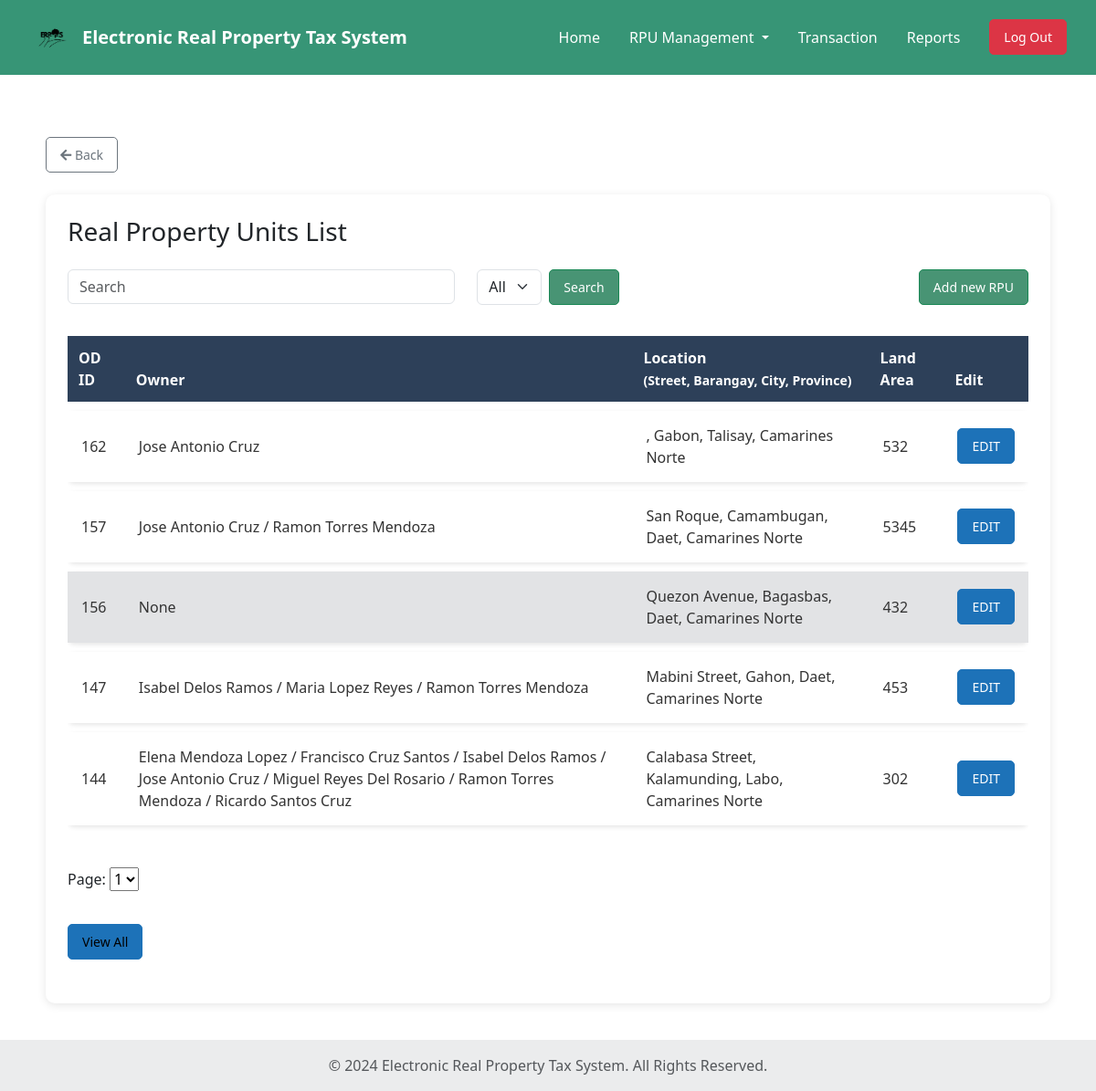
Before: /Municipal/Real-Property-Unit-List.php (signed in) with the older database file.
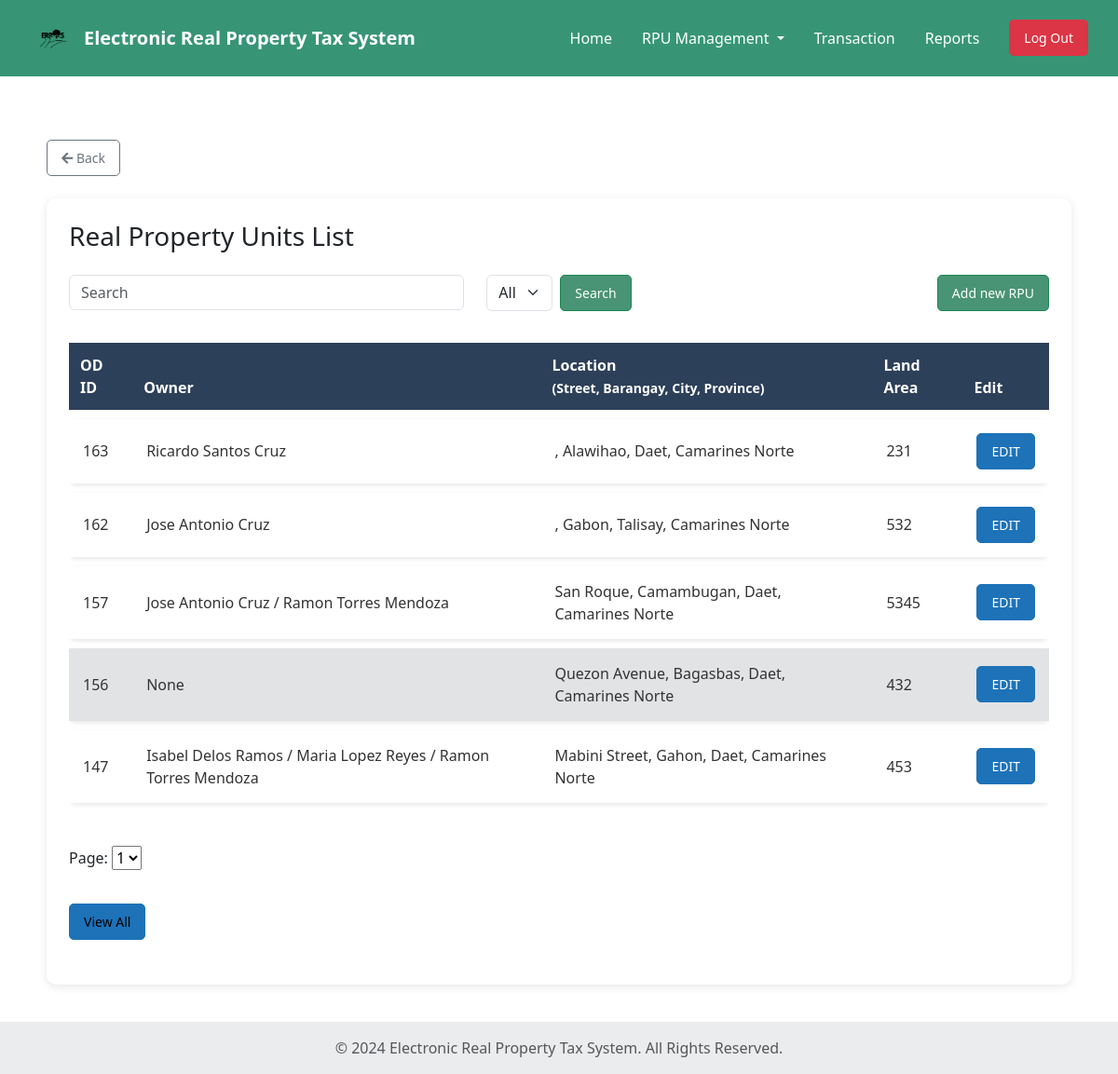
After: the same page with the newer database file.
### tables this page shows
CREATE TABLE `p_info` (
  `p_id` int(50) NOT NULL,
  `house_no` int(10) NOT NULL,
  `block_no` int(10) NOT NULL,
  `province` varchar(30) NOT NULL,
  `city` varchar(30) NOT NULL,
  `district` varchar(30) NOT NULL,
  `barangay` varchar(30) NOT NULL,
  `street` varchar(50) NOT NULL,
  `house_tag_no` int(10) NOT NULL,
  `land_area` int(50) NOT NULL,
  `desc_land` varchar(50) NOT NULL,
  `documents` varchar(30) NOT NULL,
  `created_at` timestamp NOT NULL DEFAULT current_timestamp(),
  `updated_at` timestamp NOT NULL DEFAULT current_timestamp() ON UPDATE current_timestamp(),
  `is_active` tinyint(1) NOT NULL DEFAULT 1,
  `disabled_at` datetime DEFAULT NULL,
  `disabled_by` int(11) DEFAULT NULL
);

### Municipal/Real-Property-Unit-List.php (the view, shortened to what this page needs)
<?php
$conn = Database::getInstance();
$sql = "
SELECT
  p.p_id,
  p.street,
  p.block_no,
  p.barangay,
  p.province,
  p.city,
  p.district,
  p.land_area,
  p.is_active,
  GROUP_CONCAT(DISTINCT CONCAT(o.own_fname, ' ', o.own_mname, ' ', o.own_surname) SEPARATOR ' / ') AS owner
FROM p_info p
LEFT JOIN faas f ON f.pro_id = p.p_id
LEFT JOIN propertyowner po ON po.property_id = p.p_id
LEFT JOIN owners_tb o ON o.own_id = po.owner_id
GROUP BY p.p_id
ORDER BY p.p_id DESC
";
$propertyUnits = [];
$result = $conn->query($sql);
if ($result) {
  if ($result->num_rows > 0) {
    while ($row = $result->fetch_assoc()) {
      $row['owner'] = isset($row['owner']) ? $row['owner'] : '';
      $propertyUnits[] = $row;
    }
  } else {
    $propertyUnits = [];
  }
} else {
  echo "SQL error: " . $conn->error;
  $propertyUnits = [];
}
?>
<!doctype html>
<html lang="en">
<head>
  <link rel="stylesheet" href="https://cdnjs.cloudflare.com/ajax/libs/font-awesome/5.15.4/css/all.min.css">
  <link href="https://cdn.jsdelivr.net/npm/bootstrap@5.3.2/dist/css/bootstrap.min.css" rel="stylesheet">
  <link href="https://cdn.jsdelivr.net/npm/bootstrap@5.3.0-alpha1/dist/css/bootstrap.min.css" rel="stylesheet"
>
  <link rel="stylesheet" href="main_layout.css">
  <link rel="stylesheet" href="header.css">
  <link rel="stylesheet" href="Real-Property-Unit-List.css">
</head>
<body>
  <?php include 'header.php'; ?>
  <section class="container mt-5">
    <div class="mb-4 d-flex justify-content-start">
      <a href="Home.php" class="btn btn-outline-secondary btn-sm">
        <i class="fas fa-arrow-left"></i> Back
      </a>
    </div>
    <div class="card p-4">
      <h3 class="mb-4">Real Property Units List</h3>
      <div class="form-row mb-4">
        <div class="row mb-4 align-items-center">
          <div class="col-12 col-md-6 col-lg-5 mb-2 mb-md-0">
            <input type="text" class="form-control" id="searchInput" placeholder="Search" onkeyup="filterTable()">
          </div>
          <div class="col-8 col-sm-6 col-md-3 col-lg-2 mb-2 mb-md-0">
            <div class="d-flex">
              <select class="form-select me-2" id="barangayDropdown" name="barangay">
                <option selected value="">All Barangay</option>
              </select>
              <button type="button" class="btn btn-success" onclick="filterTable()">Search</button>
            </div>
          </div>
          <div class="col-12 col-md-3 col-lg-5 text-md-end">
            <a href="Add-New-Real-Property-Unit.php" class="btn btn-success">Add new RPU</a>
          </div>
        </div>
        <div class="table-responsive">
          <table class="table table-bordered text-start modern-table" id="propertyTable">
            <thead>
              <tr>
                <th>OD ID</th>
                <th>Owner</th>
                <th>Location <br><small>(Street, Barangay, City, Province)</small></th>
                <th>Land Area</th>
                <th>Edit</th>
              </tr>
            </thead>
            <tbody id="tableBody">
              <?php foreach ($propertyUnits as $unit):
                $ownerRaw = isset($unit['owner']) ? $unit['owner'] : '';
                $owner = trim((string) $ownerRaw) !== '' ? $ownerRaw : 'None';
                $rowClass = ($unit['is_active'] == 0) ? 'table-secondary' : '';
              ?>
                <tr class="<?= $rowClass ?>">
                  <td><?= htmlspecialchars($unit['p_id']) ?></td>
                  <td><?= htmlspecialchars($owner) ?></td>
                  <td>
                    <?= htmlspecialchars("{$unit['street']}, {$unit['barangay']}, {$unit['city']}, {$unit['province']}") ?>
                  </td>
                  <td><?= htmlspecialchars($unit['land_area']) ?></td>
                  <td><a href="FAAS.php?id=<?= htmlspecialchars($unit['p_id']) ?>" class="btn btn-primary">EDIT</a></td>
                </tr>
              <?php endforeach; ?>
            </tbody>
          </table>
        </div>
        <div class="pagination-controls mt-3">
          <label for="pageSelect">Page: </label>
          <select id="pageSelect" onchange="changePage()"></select>
        </div>
        <div class="view-all-container d-flex mt-3">
          <div class="ml-auto">
            <button type="button" class="btn btn-info" data-bs-toggle="modal" data-bs-target="#viewAllModal">View
              All</button>
          </div>
        </div>
      </div>
  </section>
  <footer class="bg-body-tertiary text-center text-lg-start mt-auto">
    <div class="text-center p-3" style="background-color: rgba(0, 0, 0, 0.05);">
      <span class="text-muted">© 2024 Electronic Real Property Tax System. All Rights Reserved.</span>
    </div>
  </footer>
</body>
</html>

Changed rows visible on the page:
no longer on this page (row unchanged): p_info: p_id "144", owner "Elena Mendoza Lopez / Francisco Cruz Santos / Isabel Delos Ramos / Jose Antonio Cruz / Miguel Reyes Del Rosario / Ramon Torres Mendoza / Ricardo Santos Cruz", street+barangay+city "Calabasa Street, Kalamunding, Labo, Camarines Norte", land_area "302"
added p_info: p_id "163", owner "Ricardo Santos Cruz", street+barangay+city ", Alawihao, Daet, Camarines Norte", land_area "231"
